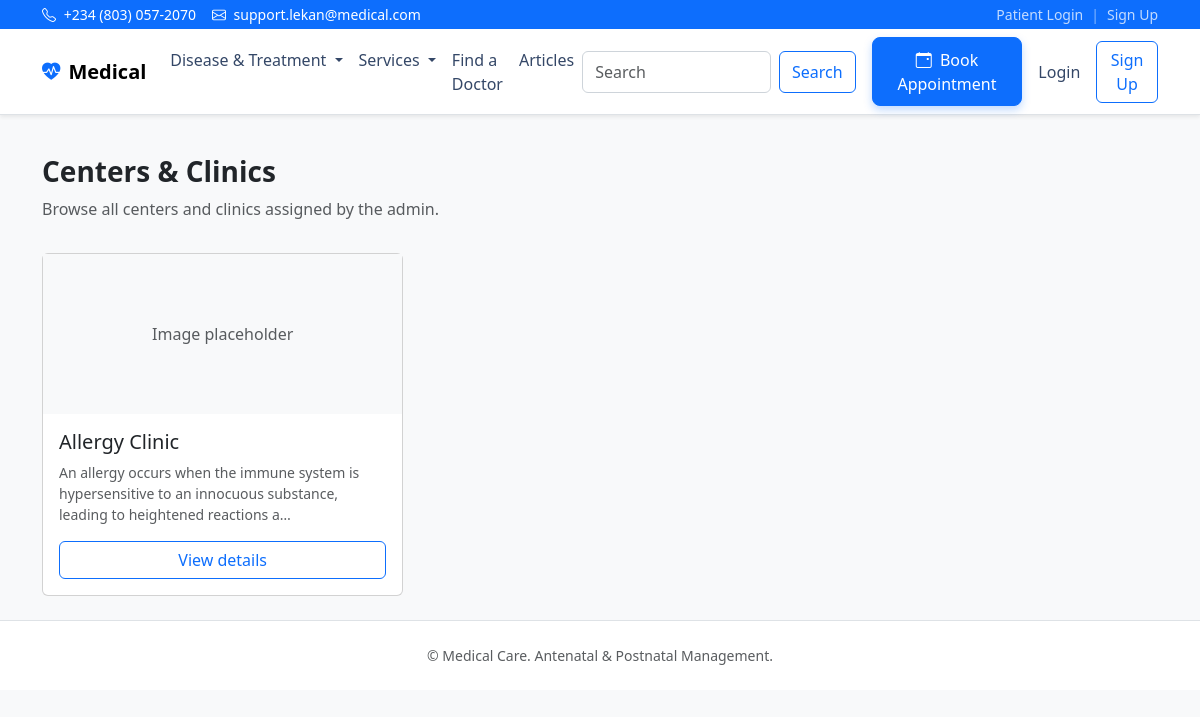
The app's page /centers/ with its own data.
### centers/models.py (models this page shows, shortened)
class Center(models.Model):
    name = models.CharField(max_length=200)
    slug = models.SlugField(unique=True)
    short_description = models.TextField(blank=True)
    hero_image = models.ImageField(upload_to='centers/', blank=True, null=True)
    banner_image = models.ImageField(upload_to='centers/', blank=True, null=True)
    image = models.ImageField(upload_to='centers/', blank=True, null=True)
    overview = models.TextField(blank=True)
    services_offered = models.TextField(blank=True)
    conditions_treated = models.TextField(blank=True)
    contact_details = models.TextField(blank=True)
    related_doctors = models.ManyToManyField(
        settings.AUTH_USER_MODEL,
        blank=True,
        related_name='assigned_centers'
    )
    created_at = models.DateTimeField(auto_now_add=True)
    updated_at = models.DateTimeField(auto_now=True)
    class Meta:
        ordering = ['name']

### centers/views.py (the view)
# urls.py: path('centers/', centers_list, name='centers_list'),
def centers_list(request):
    centers = Center.objects.all()
    return render(request, 'centers/index.html', {
        'centers': centers,
    })

### templates/centers/index.html (shortened to what this page needs)
{% extends 'base.html' %}
{% block content %}
<div class="py-3">
  <h1 class="h3 fw-semibold">Centers & Clinics</h1>
  <p class="text-muted">Browse all centers and clinics assigned by the admin.</p>
</div>
<div class="row g-3">
  {% for c in centers %}
    <div class="col-12 col-md-6 col-lg-4">
      <div class="card h-100">
        {% if c.hero_image %}
          <img src="{{ c.hero_image.url }}" class="card-img-top" alt="{{ c.name }}">
        {% else %}
          <div class="bg-light d-flex align-items-center justify-content-center" style="height:160px;">
            <span class="text-muted">Image placeholder</span>
          </div>
        {% endif %}
        <div class="card-body d-flex flex-column">
          <h5 class="card-title">{{ c.name }}</h5>
          <p class="card-text text-muted small">{{ c.short_description|default:""|truncatechars:120 }}</p>
          <a href="{% url 'center_detail' c.slug %}" class="btn btn-outline-primary mt-auto">View details</a>
        </div>
      </div>
    </div>
  {% empty %}
    <div class="col-12">
      <div class="alert alert-info">No centers created yet. Please add centers via Admin.</div>
    </div>
  {% endfor %}
</div>
{% endblock %}

### static/css/styles.css (style rules this page uses)
:root { --brand-primary: #0d6efd; }
body { font-feature-settings: "liga" 1, "kern" 1; }

### records on screen
Center: shows "Image placeholder", name "Allergy Clinic", short_description "An allergy occurs when the immune system is hypersensitive to an innocuous substance, leading to heightened reactions a…"
